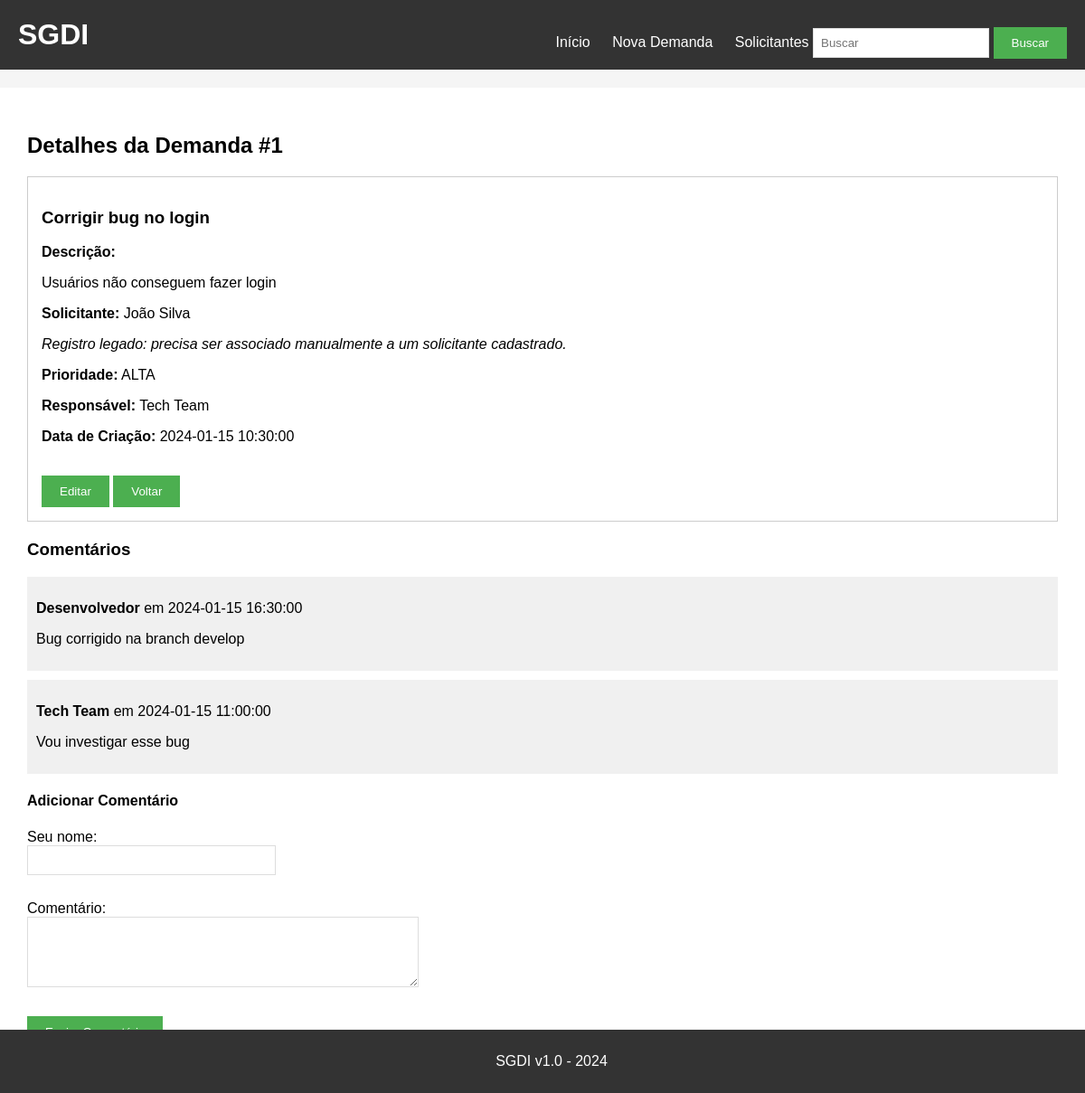
Page /detalhes/1 on the committed database.
### tables this page shows
CREATE TABLE demandas (
    id INTEGER PRIMARY KEY AUTOINCREMENT,
    titulo TEXT NOT NULL,
    descricao TEXT,
    solicitante TEXT NOT NULL,
    data_criacao TEXT NOT NULL,
    prioridade TEXT NOT NULL DEFAULT 'MÉDIA',
    responsavel TEXT NOT NULL
, solicitante_id INTEGER REFERENCES solicitantes(id));

CREATE TABLE comentarios (
    id INTEGER PRIMARY KEY AUTOINCREMENT,
    demanda_id INTEGER,
    comentario TEXT,
    autor TEXT,
    data TEXT
);

### app.py (the view)
@app.route('/detalhes/<int:id>')
def detalhes(id):
    conn = get_db()
    ensure_schema(conn)
    demanda = conn.execute('''SELECT d.*, s.nome AS solicitante_nome,
        s.email AS solicitante_email, s.departamento AS solicitante_departamento
        FROM demandas d LEFT JOIN solicitantes s ON s.id = d.solicitante_id
        WHERE d.id=?''', (id,)).fetchone()
    comentarios = conn.execute(
        'SELECT * FROM comentarios WHERE demanda_id=? ORDER BY id DESC', (id,)).fetchall()
    conn.close()
    return render_template('detalhes.html', demanda=demanda,
                           comentarios=comentarios, solicitante_label=solicitante_label)

### app.py (called while the page is built)
def get_db():
    conn = sqlite3.connect('demandas.db')
    conn.row_factory = sqlite3.Row
    conn.execute('PRAGMA foreign_keys = ON')
    return conn

def ensure_schema(conn):
    conn.execute('''CREATE TABLE IF NOT EXISTS solicitantes (
        id INTEGER PRIMARY KEY AUTOINCREMENT,
        nome TEXT NOT NULL COLLATE NOCASE UNIQUE,
        email TEXT NOT NULL COLLATE NOCASE UNIQUE,
        departamento TEXT NOT NULL
    )''')
    columns = [row['name'] for row in conn.execute('PRAGMA table_info(demandas)')]
    if 'solicitante_id' not in columns:
        conn.execute('ALTER TABLE demandas ADD COLUMN solicitante_id INTEGER REFERENCES solicitantes(id)')
    conn.commit()

def solicitante_label(demanda):
    return demanda['solicitante_nome'] or demanda['solicitante'] or 'Solicitante legado'

### templates/detalhes.html
{% extends "base.html" %}
{% block content %}
<h2>Detalhes da Demanda #{{ demanda['id'] }}</h2>
<div style="border:1px solid #ccc; padding:15px; margin-bottom:20px;">
<h3>{{ demanda['titulo'] }}</h3><p><strong>Descrição:</strong></p><p>{{ demanda['descricao'] }}</p>
<p><strong>Solicitante:</strong> {{ solicitante_label(demanda) }}</p>
{% if demanda['solicitante_nome'] %}<p><strong>E-mail:</strong> {{ demanda['solicitante_email'] }}</p><p><strong>Departamento:</strong> {{ demanda['solicitante_departamento'] }}</p>{% else %}<p><em>Registro legado: precisa ser associado manualmente a um solicitante cadastrado.</em></p>{% endif %}
<p><strong>Prioridade:</strong> {{ demanda['prioridade'] }}</p>
<p><strong>Responsável:</strong> {{ demanda['responsavel'] }}</p>
<p><strong>Data de Criação:</strong> {{ demanda['data_criacao'] }}</p><br>
<a href="/editar/{{ demanda['id'] }}"><button>Editar</button></a> <a href="/"><button>Voltar</button></a>
</div>
<h3>Comentários</h3>
{% for comentario in comentarios %}
<div style="background:#f0f0f0; padding:10px; margin:10px 0;"><p><strong>{{ comentario['autor'] }}</strong> em {{ comentario['data'] }}</p><p>{{ comentario['comentario'] }}</p></div>
{% else %}<p>Nenhum comentário ainda.</p>{% endfor %}
<h4>Adicionar Comentário</h4>
<form method="POST" action="/adicionar_comentario/{{ demanda['id'] }}">
<div><label>Seu nome:</label><br><input type="text" name="autor" size="30" required></div><br>
<div><label>Comentário:</label><br><textarea name="comentario" rows="4" cols="50" required></textarea></div><br>
<button type="submit">Enviar Comentário</button>
</form>
{% endblock %}

### static/style.css (style rules this page uses)
body { font-family: Arial, sans-serif; background-color: #f5f5f5; padding: 0; margin: 0; }
button { background-color: #4CAF50; color: white; padding: 10px 20px; border: none; cursor: pointer; }
form div { margin-bottom: 10px; }
input[type="text"], textarea { padding: 8px; border: 1px solid #ddd; }
textarea { resize: vertical; }
input[type="text"], textarea, select { padding: 8px; border: 1px solid #ddd; max-width: 100%; }

### templates/base.html (style rules this page uses)
body { margin: 0; }

### rows in the picture
demandas: id "1", titulo "Corrigir bug no login", descricao "Usuários não conseguem fazer login", solicitante "João Silva", prioridade "ALTA", responsavel "Tech Team", data_criacao "2024-01-15 10:30:00"
comentarios: autor "Desenvolvedor", data "2024-01-15 16:30:00", comentario "Bug corrigido na branch develop"
comentarios: autor "Tech Team", data "2024-01-15 11:00:00", comentario "Vou investigar esse bug"
